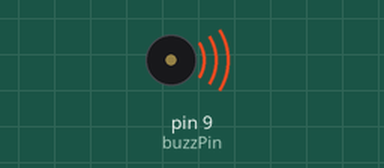
Bench run of a sketch on a simulated Arduino Uno, built with avr-gcc and run on an emulated ATmega328P. Shown: buzzer (waves = sounding).

Above: at 0.1 s.
Timing chart, 0 to 40.0 s (numbered marks = the images above):
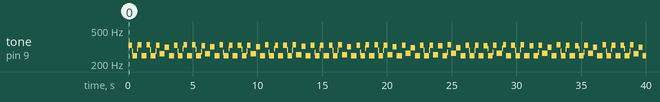

The sketch:

sketch_oct11a.ino
```cpp
int buzzPin = 9;
int dt1 = 1 ;
int dt2  = 2;
int j;

void setup() {
  pinMode(buzzPin, OUTPUT);
}

void loop() {
  for(j =1  ; j<=100 ; j++){
    digitalWrite(buzzPin , HIGH);
    delay(dt1);
    digitalWrite(buzzPin , LOW);
    delay(dt2);
  }

  for(j =1  ; j<=100 ; j++){
    digitalWrite(buzzPin , HIGH);
    delay(dt2);
    digitalWrite(buzzPin , LOW);
    delay(dt2);
  }
}
```

Measured:
- by itself, tone on pin 9 (buzzPin): plays 331 Hz for 0.28 s, 282 Hz for 0.04 s, 249 Hz for 0.36 s, 301 Hz for 0.04 s, 336 Hz for 0.28 s, 249 Hz for 0.40 s … (157 notes in this stretch)
